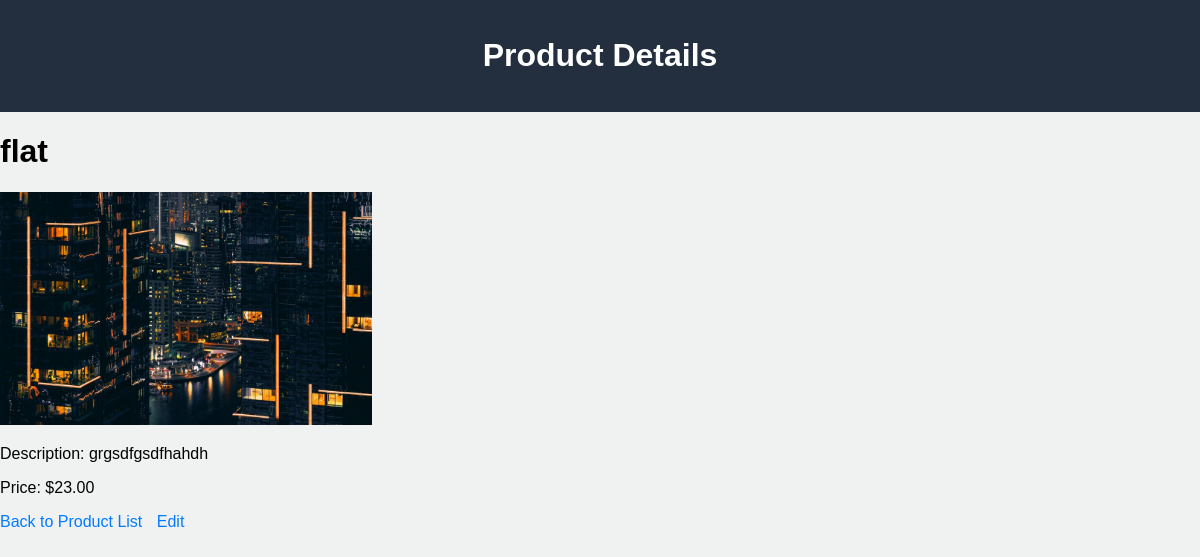
Screenshot of /product/23/ with the database file from the repository.
### web/models.py (models this page shows, shortened)
class Product(models.Model):
    name = models.CharField(max_length=200)
    description = models.TextField()
    price = models.DecimalField(max_digits=10, decimal_places=2)
    image = models.ImageField(upload_to='product_images/', blank=True, null=True)

### web/views.py (the view)
# urls.py: path('product/<int:pk>/', product_detail, name='product_detail'),
def product_detail(request, pk):
    product = get_object_or_404(Product, pk=pk)
    return render(request, 'product_detail.html', {'product': product})

### templates/product_detail.html (shortened to what this page needs)
<!DOCTYPE html>
<html lang="en">
<head>
    {% load static %}
    <link rel="stylesheet" href="{% static 'css/style.css' %}">
</head>
<body>
    <header>
    <h1>Product Details</h1>
    </header>
    <h1>{{ product.name }}</h1>
    <img src="{{ product.image.url }}" alt="{{ product.name }} Image">
    <p>Description: {{ product.description }}</p>
    <p>Price: ${{ product.price }}</p>
    <a href="{% url 'web:index' %}">Back to Product List</a>
    <a href="{% url 'web:product_update' pk=product.pk %}">Edit</a>
</body>
</html>

### static/css/style.css (style rules this page uses)
body { font-family: Arial, sans-serif; background-color: #f0f2f2; margin: 0; padding: 0; }
header { background-color: #232f3e; color: #fff; padding: 16px; text-align: center; }
a { color: #007bff; text-decoration: none; margin-right: 10px; }

### rows the page displays
Product: name "flat", image (picture), description "grgsdfgsdfhahdh", price "23.00"
